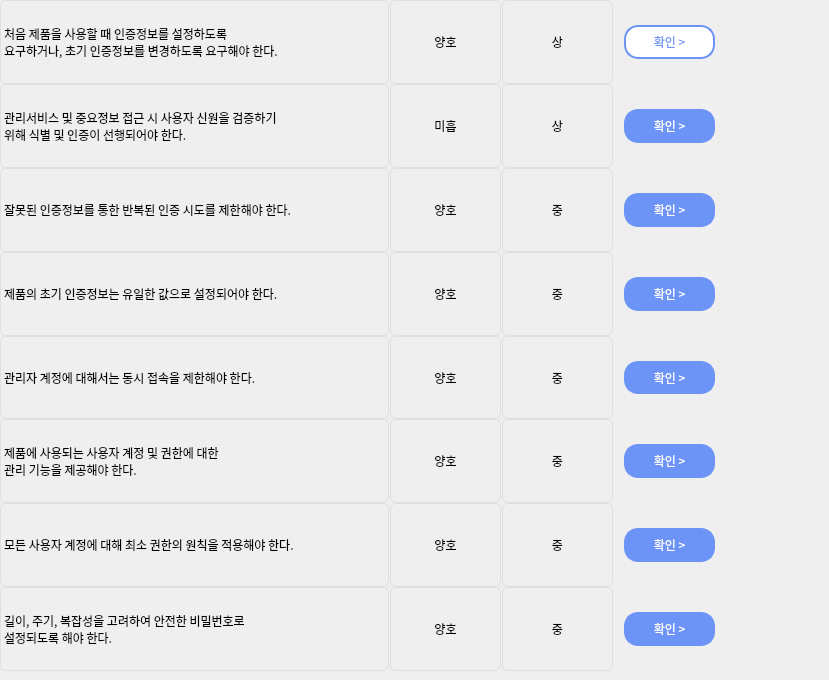
    <widget class="QWidget" name="scrollAreaWidgetContents">
     <property name="geometry">
      <rect>
       <x>0</x>
       <y>-339</y>
       <width>829</width>
       <height>680</height>
      </rect>
     </property>
     <property name="minimumSize">
      <size>
       <width>0</width>
       <height>519</height>
      </size>
     </property>
     <property name="maximumSize">
      <size>
       <width>16777215</width>
       <height>15777215</height>
      </size>
     </property>
     <property name="font">
      <font>
       <kerning>true</kerning>
      </font>
     </property>
     <widget class="QWidget" name="gridLayoutWidget">
      <property name="geometry">
       <rect>
        <x>0</x>
        <y>0</y>
        <width>725</width>
        <height>671</height>
       </rect>
      </property>
      <layout class="QGridLayout" name="gridLayout" columnstretch="7,2,2,2">
       <property name="sizeConstraint">
        <enum>QLayout::SetDefaultConstraint</enum>
       </property>
       <property name="leftMargin">
        <number>0</number>
       </property>
       <property name="topMargin">
        <number>0</number>
       </property>
       <property name="horizontalSpacing">
        <number>1</number>
       </property>
       <property name="verticalSpacing">
        <number>0</number>
       </property>
       <item row="6" column="1">
        <widget class="QLabel" name="label_44">
         <property name="font">
          <font>
           <family>AppleSDGothicNeoM00</family>
          </font>
         </property>
         <property name="styleSheet">
          <string notr="true">border: 1px solid rgb(223, 223, 223);
border-radius: 6px</string>
         </property>
         <property name="text">
          <string>양호</string>
         </property>
         <property name="alignment">
          <set>Qt::AlignCenter</set>
         </property>
        </widget>
       </item>
       <item row="3" column="3">
        <widget class="QPushButton" name="pushButton_8">
         <property name="sizePolicy">
          <sizepolicy hsizetype="Minimum" vsizetype="Minimum">
           <horstretch>0</horstretch>
           <verstretch>0</verstretch>
          </sizepolicy>
         </property>
         <property name="sizeIncrement">
          <size>
           <width>0</width>
           <height>0</height>
          </size>
         </property>
         <property name="font">
          <font>
           <family>AppleSDGothicNeoM00</family>
           <pointsize>9</pointsize>
          </font>
         </property>
         <property name="cursor">
          <cursorShape>PointingHandCursor</cursorShape>
         </property>
         <property name="layoutDirection">
          <enum>Qt::LeftToRight</enum>
         </property>
         <property name="styleSheet">
          <string notr="true">background-color : rgb(108, 147, 246);
color : rgb(255, 255, 255);
border: 2px solid rgb(108, 147, 246);
margin-left:10px;
margin-right:10px;
margin-top:25px;
margin-bottom:25px;
border-radius:14px
</string>
         </property>
         <property name="text">
          <string>확인 &gt;</string>
         </property>
         <property name="iconSize">
          <size>
           <width>9</width>
           <height>20</height>
          </size>
         </property>
        </widget>
       </item>
       <item row="4" column="1">
        <widget class="QLabel" name="label_29">
         <property name="font">
          <font>
           <family>AppleSDGothicNeoM00</family>
          </font>
         </property>
         <property name="styleSheet">
          <string notr="true">border: 1px solid rgb(223, 223, 223);
border-radius: 6px</string>
         </property>
         <property name="text">
          <string>양호</string>
         </property>
         <property name="alignment">
          <set>Qt::AlignCenter</set>
         </property>
        </widget>
       </item>
       <item row="4" column="3">
        <widget class="QPushButton" name="pushButton_9">
         <property name="sizePolicy">
          <sizepolicy hsizetype="Minimum" vsizetype="Minimum">
           <horstretch>0</horstretch>
           <verstretch>0</verstretch>
          </sizepolicy>
         </property>
         <property name="sizeIncrement">
          <size>
           <width>0</width>
           <height>0</height>
          </size>
         </property>
         <property name="font">
          <font>
           <family>AppleSDGothicNeoM00</family>
           <pointsize>9</pointsize>
          </font>
         </property>
         <property name="cursor">
          <cursorShape>PointingHandCursor</cursorShape>
         </property>
         <property name="layoutDirection">
          <enum>Qt::LeftToRight</enum>
         </property>
         <property name="styleSheet">
          <string notr="true">background-color : rgb(108, 147, 246);
color : rgb(255, 255, 255);
border: 2px solid rgb(108, 147, 246);
margin-left:10px;
margin-right:10px;
margin-top:25px;
margin-bottom:25px;
border-radius:14px
</string>
         </property>
         <property name="text">
          <string>확인 &gt;</string>
         </property>
         <property name="iconSize">
          <size>
           <width>9</width>
           <height>20</height>
          </size>
         </property>
        </widget>
       </item>
       <item row="0" column="3">
        <layout class="QVBoxLayout" name="verticalLayout_2">
         <property name="spacing">
          <number>7</number>
         </property>
         <item>
          <widget class="QPushButton" name="pushButton_6">
           <property name="sizePolicy">
            <sizepolicy hsizetype="Minimum" vsizetype="Minimum">
             <horstretch>0</horstretch>
             <verstretch>0</verstretch>
            </sizepolicy>
           </property>
           <property name="sizeIncrement">
            <size>
             <width>0</width>
             <height>0</height>
            </size>
           </property>
           <property name="font">
            <font>
             <family>AppleSDGothicNeoM00</family>
             <pointsize>9</pointsize>
            </font>
           </property>
           <property name="cursor">
            <cursorShape>PointingHandCursor</cursorShape>
           </property>
           <property name="layoutDirection">
            <enum>Qt::LeftToRight</enum>
           </property>
           <property name="styleSheet">
            <string notr="true">background-color : rgb(255, 255, 255);
color : rgb(108, 147, 246);
border: 2px solid rgb(108, 147, 246);
margin-left:10px;
margin-right:10px;
margin-top:25px;
margin-bottom:25px;
border-radius:14px
</string>
           </property>
           <property name="text">
            <string>확인 &gt;</string>
           </property>
           <property name="iconSize">
            <size>
             <width>9</width>
             <height>20</height>
            </size>
           </property>
          </widget>
         </item>
        </layout>
       </item>
       <item row="2" column="3">
        <widget class="QPushButton" name="pushButton_7">
         <property name="sizePolicy">
          <sizepolicy hsizetype="Minimum" vsizetype="Minimum">
           <horstretch>0</horstretch>
           <verstretch>0</verstretch>
          </sizepolicy>
         </property>
         <property name="sizeIncrement">
          <size>
           <width>0</width>
           <height>0</height>
          </size>
         </property>
         <property name="font">
          <font>
           <family>AppleSDGothicNeoM00</family>
           <pointsize>9</pointsize>
          </font>
         </property>
         <property name="cursor">
          <cursorShape>PointingHandCursor</cursorShape>
         </property>
         <property name="layoutDirection">
          <enum>Qt::LeftToRight</enum>
         </property>
         <property name="styleSheet">
          <string notr="true">background-color : rgb(108, 147, 246);
color : rgb(255, 255, 255);
border: 2px solid rgb(108, 147, 246);
margin-left:10px;
margin-right:10px;
margin-top:25px;
margin-bottom:25px;
border-radius:14px
</string>
         </property>
         <property name="text">
          <string>확인 &gt;</string>
         </property>
         <property name="iconSize">
          <size>
           <width>9</width>
           <height>20</height>
          </size>
         </property>
        </widget>
       </item>
       <item row="2" column="1">
        <widget class="QLabel" name="label_15">
         <property name="font">
          <font>
           <family>AppleSDGothicNeoM00</family>
          </font>
         </property>
         <property name="styleSheet">
          <string notr="true">border: 1px solid rgb(223, 223, 223);
border-radius: 6px</string>
         </property>
         <property name="text">
          <string>미흡</string>
         </property>
         <property name="alignment">
          <set>Qt::AlignCenter</set>
         </property>
        </widget>
       </item>
       <item row="6" column="3">
        <widget class="QPushButton" name="pushButton_18">
         <property name="sizePolicy">
          <sizepolicy hsizetype="Minimum" vsizetype="Minimum">
           <horstretch>0</horstretch>
           <verstretch>0</verstretch>
          </sizepolicy>
         </property>
         <property name="sizeIncrement">
          <size>
           <width>0</width>
           <height>0</height>
          </size>
         </property>
         <property name="font">
          <font>
           <family>AppleSDGothicNeoM00</family>
           <pointsize>9</pointsize>
          </font>
         </property>
         <property name="cursor">
          <cursorShape>PointingHandCursor</cursorShape>
         </property>
         <property name="layoutDirection">
          <enum>Qt::LeftToRight</enum>
         </property>
         <property name="styleSheet">
          <string notr="true">background-color : rgb(108, 147, 246);
color : rgb(255, 255, 255);
border: 2px solid rgb(108, 147, 246);
margin-left:10px;
margin-right:10px;
margin-top:25px;
margin-bottom:25px;
border-radius:14px
</string>
         </property>
         <property name="text">
          <string>확인 &gt;</string>
         </property>
         <property name="iconSize">
          <size>
           <width>9</width>
           <height>20</height>
          </size>
         </property>
        </widget>
       </item>
       <item row="3" column="1">
        <widget class="QLabel" name="label_12">
         <property name="font">
          <font>
           <family>AppleSDGothicNeoM00</family>
          </font>
         </property>
         <property name="styleSheet">
          <string notr="true">border: 1px solid rgb(223, 223, 223);
border-radius: 6px</string>
         </property>
         <property name="text">
          <string>양호</string>
         </property>
         <property name="alignment">
          <set>Qt::AlignCenter</set>
         </property>
        </widget>
       </item>
       <item row="0" column="0">
        <widget class="QLabel" name="label_3">
         <property name="font">
          <font>
           <family>AppleSDGothicNeoM00</family>
          </font>
         </property>
         <property name="styleSheet">
          <string notr="true">border: 1px solid rgb(223, 223, 223);
border-radius: 6px</string>
         </property>
         <property name="text">
          <string>처음 제품을 사용할 때 인증정보를 설정하도록
요구하거나, 초기 인증정보를 변경하도록 요구해야 한다.</string>
         </property>
         <property name="alignment">
          <set>Qt::AlignLeading|Qt::AlignLeft|Qt::AlignVCenter</set>
         </property>
        </widget>
       </item>
       <item row="6" column="0">
        <widget class="QLabel" name="label_43">
         <property name="font">
          <font>
           <family>AppleSDGothicNeoM00</family>
          </font>
         </property>
         <property name="styleSheet">
          <string notr="true">border: 1px solid rgb(223, 223, 223);
border-radius: 6px</string>
         </property>
         <property name="text">
          <string>제품에 사용되는 사용자 계정 및 권한에 대한
관리 기능을 제공해야 한다.</string>
         </property>
         <property name="alignment">
          <set>Qt::AlignLeading|Qt::AlignLeft|Qt::AlignVCenter</set>
         </property>
        </widget>
       </item>
       <item row="8" column="1">
        <widget class="QLabel" name="label_50">
         <property name="font">
          <font>
           <family>AppleSDGothicNeoM00</family>
          </font>
         </property>
         <property name="styleSheet">
          <string notr="true">border: 1px solid rgb(223, 223, 223);
border-radius: 6px</string>
         </property>
         <property name="text">
          <string>양호</string>
         </property>
         <property name="alignment">
          <set>Qt::AlignCenter</set>
         </property>
        </widget>
       </item>
       <item row="8" column="2">
        <widget class="QLabel" name="label_51">
         <property name="font">
          <font>
           <family>AppleSDGothicNeoM00</family>
          </font>
         </property>
         <property name="styleSheet">
          <string notr="true">border: 1px solid rgb(223, 223, 223);
border-radius: 6px</string>
         </property>
         <property name="text">
          <string>중</string>
         </property>
         <property name="alignment">
          <set>Qt::AlignCenter</set>
         </property>
        </widget>
       </item>
       <item row="2" column="0">
        <widget class="QLabel" name="label_16">
         <property name="font">
          <font>
           <family>AppleSDGothicNeoM00</family>
          </font>
         </property>
         <property name="styleSheet">
          <string notr="true">border: 1px solid rgb(223, 223, 223);
border-radius: 6px</string>
         </property>
         <property name="text">
          <string>관리서비스 및 중요정보 접근 시 사용자 신원을 검증하기
위해 식별 및 인증이 선행되어야 한다.</string>
         </property>
         <property name="alignment">
          <set>Qt::AlignLeading|Qt::AlignLeft|Qt::AlignVCenter</set>
         </property>
        </widget>
       </item>
       <item row="5" column="2">
        <widget class="QLabel" name="label_42">
         <property name="font">
          <font>
           <family>AppleSDGothicNeoM00</family>
          </font>
         </property>
         <property name="styleSheet">
          <string notr="true">border: 1px solid rgb(223, 223, 223);
border-radius: 6px</string>
         </property>
         <property name="text">
          <string>중</string>
         </property>
         <property name="alignment">
          <set>Qt::AlignCenter</set>
         </property>
        </widget>
       </item>
       <item row="3" column="0">
        <widget class="QLabel" name="label_11">
         <property name="font">
          <font>
           <family>AppleSDGothicNeoM00</family>
          </font>
         </property>
         <property name="styleSheet">
          <string notr="true">border: 1px solid rgb(223, 223, 223);
border-radius: 6px</string>
         </property>
         <property name="text">
          <string>잘못된 인증정보를 통한 반복된 인증 시도를 제한해야 한다.</string>
         </property>
         <property name="alignment">
          <set>Qt::AlignLeading|Qt::AlignLeft|Qt::AlignVCenter</set>
         </property>
        </widget>
       </item>
       <item row="6" column="2">
        <widget class="QLabel" name="label_45">
         <property name="font">
          <font>
           <family>AppleSDGothicNeoM00</family>
          </font>
         </property>
         <property name="styleSheet">
          <string notr="true">border: 1px solid rgb(223, 223, 223);
border-radius: 6px</string>
         </property>
         <property name="text">
          <string>중</string>
         </property>
         <property name="alignment">
          <set>Qt::AlignCenter</set>
         </property>
        </widget>
       </item>
       <item row="7" column="0">
        <widget class="QLabel" name="label_46">
         <property name="font">
          <font>
           <family>AppleSDGothicNeoM00</family>
          </font>
         </property>
         <property name="styleSheet">
          <string notr="true">border: 1px solid rgb(223, 223, 223);
border-radius: 6px</string>
         </property>
         <property name="text">
          <string>모든 사용자 계정에 대해 최소 권한의 원칙을 적용해야 한다.</string>
         </property>
         <property name="alignment">
          <set>Qt::AlignLeading|Qt::AlignLeft|Qt::AlignVCenter</set>
         </property>
        </widget>
       </item>
       <item row="3" column="2">
        <widget class="QLabel" name="label_25">
         <property name="font">
          <font>
           <family>AppleSDGothicNeoM00</family>
          </font>
         </property>
         <property name="styleSheet">
          <string notr="true">border: 1px solid rgb(223, 223, 223);
border-radius: 6px</string>
         </property>
         <property name="text">
          <string>중</string>
         </property>
         <property name="alignment">
          <set>Qt::AlignCenter</set>
         </property>
        </widget>
       </item>
       <item row="4" column="2">
        <widget class="QLabel" name="label_32">
         <property name="font">
          <font>
           <family>AppleSDGothicNeoM00</family>
          </font>
         </property>
         <property name="styleSheet">
          <string notr="true">border: 1px solid rgb(223, 223, 223);
border-radius: 6px</string>
         </property>
         <property name="text">
          <string>중</string>
         </property>
         <property name="alignment">
          <set>Qt::AlignCenter</set>
         </property>
        </widget>
       </item>
       <item row="0" column="2">
        <widget class="QLabel" name="label_23">
         <property name="font">
          <font>
           <family>AppleSDGothicNeoM00</family>
          </font>
         </property>
         <property name="styleSheet">
          <string notr="true">border: 1px solid rgb(223, 223, 223);
border-radius: 6px</string>
         </property>
         <property name="text">
          <string>상</string>
         </property>
         <property name="alignment">
          <set>Qt::AlignCenter</set>
         </property>
        </widget>
       </item>
       <item row="8" column="3">
        <widget class="QPushButton" name="pushButton_20">
         <property name="sizePolicy">
          <sizepolicy hsizetype="Minimum" vsizetype="Minimum">
           <horstretch>0</horstretch>
           <verstretch>0</verstretch>
          </sizepolicy>
         </property>
         <property name="sizeIncrement">
          <size>
           <width>0</width>
           <height>0</height>
          </size>
         </property>
         <property name="font">
          <font>
           <family>AppleSDGothicNeoM00</family>
           <pointsize>9</pointsize>
          </font>
         </property>
         <property name="cursor">
          <cursorShape>PointingHandCursor</cursorShape>
         </property>
         <property name="layoutDirection">
          <enum>Qt::LeftToRight</enum>
         </property>
         <property name="styleSheet">
          <string notr="true">background-color : rgb(108, 147, 246);
color : rgb(255, 255, 255);
border: 2px solid rgb(108, 147, 246);
margin-left:10px;
margin-right:10px;
margin-top:25px;
margin-bottom:25px;
border-radius:14px
</string>
         </property>
         <property name="text">
          <string>확인 &gt;</string>
         </property>
         <property name="iconSize">
          <size>
           <width>9</width>
           <height>20</height>
          </size>
         </property>
        </widget>
       </item>
       <item row="5" column="3">
        <widget class="QPushButton" name="pushButton_17">
         <property name="sizePolicy">
          <sizepolicy hsizetype="Minimum" vsizetype="Minimum">
           <horstretch>0</horstretch>
           <verstretch>0</verstretch>
          </sizepolicy>
         </property>
         <property name="sizeIncrement">
          <size>
           <width>0</width>
           <height>0</height>
          </size>
         </property>
         <property name="font">
          <font>
           <family>AppleSDGothicNeoM00</family>
           <pointsize>9</pointsize>
          </font>
         </property>
         <property name="cursor">
          <cursorShape>PointingHandCursor</cursorShape>
         </property>
         <property name="layoutDirection">
          <enum>Qt::LeftToRight</enum>
         </property>
         <property name="styleSheet">
          <string notr="true">background-color : rgb(108, 147, 246);
color : rgb(255, 255, 255);
border: 2px solid rgb(108, 147, 246);
margin-left:10px;
margin-right:10px;
margin-top:25px;
margin-bottom:25px;
border-radius:14px
</string>
         </property>
         <property name="text">
          <string>확인 &gt;</string>
         </property>
         <property name="iconSize">
          <size>
           <width>9</width>
           <height>20</height>
          </size>
         </property>
        </widget>
       </item>
       <item row="4" column="0">
        <widget class="QLabel" name="label_19">
         <property name="font">
          <font>
           <family>AppleSDGothicNeoM00</family>
          </font>
         </property>
         <property name="styleSheet">
          <string notr="true">border: 1px solid rgb(223, 223, 223);
border-radius: 6px</string>
         </property>
         <property name="text">
          <string>제품의 초기 인증정보는 유일한 값으로 설정되어야 한다.</string>
         </property>
         <property name="alignment">
          <set>Qt::AlignLeading|Qt::AlignLeft|Qt::AlignVCenter</set>
         </property>
        </widget>
       </item>
       <item row="7" column="2">
        <widget class="QLabel" name="label_48">
         <property name="font">
          <font>
           <family>AppleSDGothicNeoM00</family>
          </font>
         </property>
         <property name="styleSheet">
          <string notr="true">border: 1px solid rgb(223, 223, 223);
border-radius: 6px</string>
         </property>
         <property name="text">
          <string>중</string>
         </property>
         <property name="alignment">
          <set>Qt::AlignCenter</set>
         </property>
        </widget>
       </item>
       <item row="0" column="1">
        <widget class="QLabel" name="label_22">
         <property name="font">
          <font>
           <family>AppleSDGothicNeoM00</family>
          </font>
         </property>
         <property name="styleSheet">
          <string notr="true">border: 1px solid rgb(223, 223, 223);
border-radius: 6px</string>
         </property>
         <property name="text">
          <string>양호</string>
         </property>
         <property name="alignment">
          <set>Qt::AlignCenter</set>
         </property>
        </widget>
       </item>
       <item row="5" column="0">
        <widget class="QLabel" name="label_35">
         <property name="font">
          <font>
           <family>AppleSDGothicNeoM00</family>
          </font>
         </property>
         <property name="styleSheet">
          <string notr="true">border: 1px solid rgb(223, 223, 223);
border-radius: 6px</string>
         </property>
         <property name="text">
          <string>관리자 계정에 대해서는 동시 접속을 제한해야 한다.</string>
         </property>
         <property name="alignment">
          <set>Qt::AlignLeading|Qt::AlignLeft|Qt::AlignVCenter</set>
         </property>
        </widget>
       </item>
       <item row="2" column="2">
        <widget class="QLabel" name="label_20">
         <property name="font">
          <font>
           <family>AppleSDGothicNeoM00</family>
          </font>
         </property>
         <property name="styleSheet">
          <string notr="true">border: 1px solid rgb(223, 223, 223);
border-radius: 6px</string>
         </property>
         <property name="text">
          <string>상</string>
         </property>
         <property name="alignment">
          <set>Qt::AlignCenter</set>
         </property>
        </widget>
       </item>
       <item row="5" column="1">
        <widget class="QLabel" name="label_41">
         <property name="font">
          <font>
           <family>AppleSDGothicNeoM00</family>
          </font>
         </property>
         <property name="styleSheet">
          <string notr="true">border: 1px solid rgb(223, 223, 223);
border-radius: 6px</string>
         </property>
         <property name="text">
          <string>양호</string>
         </property>
         <property name="alignment">
          <set>Qt::AlignCenter</set>
         </property>
        </widget>
       </item>
       <item row="7" column="3">
        <widget class="QPushButton" name="pushButton_19">
         <property name="sizePolicy">
          <sizepolicy hsizetype="Minimum" vsizetype="Minimum">
           <horstretch>0</horstretch>
           <verstretch>0</verstretch>
          </sizepolicy>
         </property>
         <property name="sizeIncrement">
          <size>
           <width>0</width>
           <height>0</height>
          </size>
         </property>
         <property name="font">
          <font>
           <family>AppleSDGothicNeoM00</family>
           <pointsize>9</pointsize>
          </font>
         </property>
         <property name="cursor">
          <cursorShape>PointingHandCursor</cursorShape>
         </property>
         <property name="layoutDirection">
          <enum>Qt::LeftToRight</enum>
         </property>
         <property name="styleSheet">
          <string notr="true">background-color : rgb(108, 147, 246);
color : rgb(255, 255, 255);
border: 2px solid rgb(108, 147, 246);
margin-left:10px;
margin-right:10px;
margin-top:25px;
margin-bottom:25px;
border-radius:14px
</string>
         </property>
         <property name="text">
          <string>확인 &gt;</string>
         </property>
         <property name="iconSize">
          <size>
           <width>9</width>
           <height>20</height>
          </size>
         </property>
        </widget>
       </item>
       <item row="7" column="1">
        <widget class="QLabel" name="label_47">
         <property name="font">
          <font>
           <family>AppleSDGothicNeoM00</family>
          </font>
         </property>
         <property name="styleSheet">
          <string notr="true">border: 1px solid rgb(223, 223, 223);
border-radius: 6px</string>
         </property>
         <property name="text">
          <string>양호</string>
         </property>
         <property name="alignment">
          <set>Qt::AlignCenter</set>
         </property>
        </widget>
       </item>
       <item row="8" column="0">
        <widget class="QLabel" name="label_49">
         <property name="font">
          <font>
           <family>AppleSDGothicNeoM00</family>
          </font>
         </property>
         <property name="styleSheet">
          <string notr="true">border: 1px solid rgb(223, 223, 223);
border-radius: 6px</string>
         </property>
         <property name="text">
          <string>길이, 주기, 복잡성을 고려하여 안전한 비밀번호로
설정되도록 해야 한다.</string>
         </property>
         <property name="alignment">
          <set>Qt::AlignLeading|Qt::AlignLeft|Qt::AlignVCenter</set>
         </property>
        </widget>
       </item>
      </layout>
     </widget>
    </widget>
